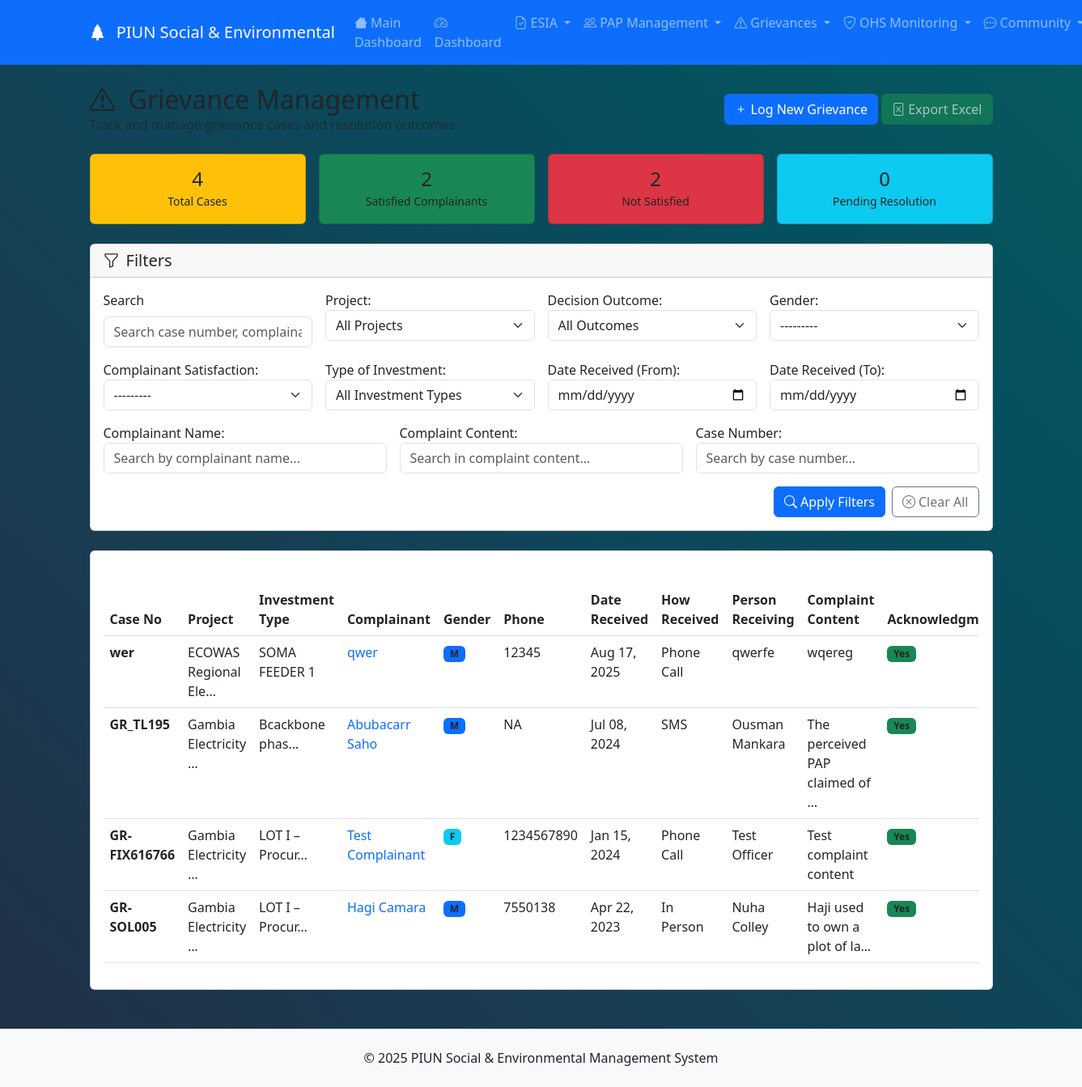
The page /social_and_env/grievance/ (signed in) on the database as committed earlier.
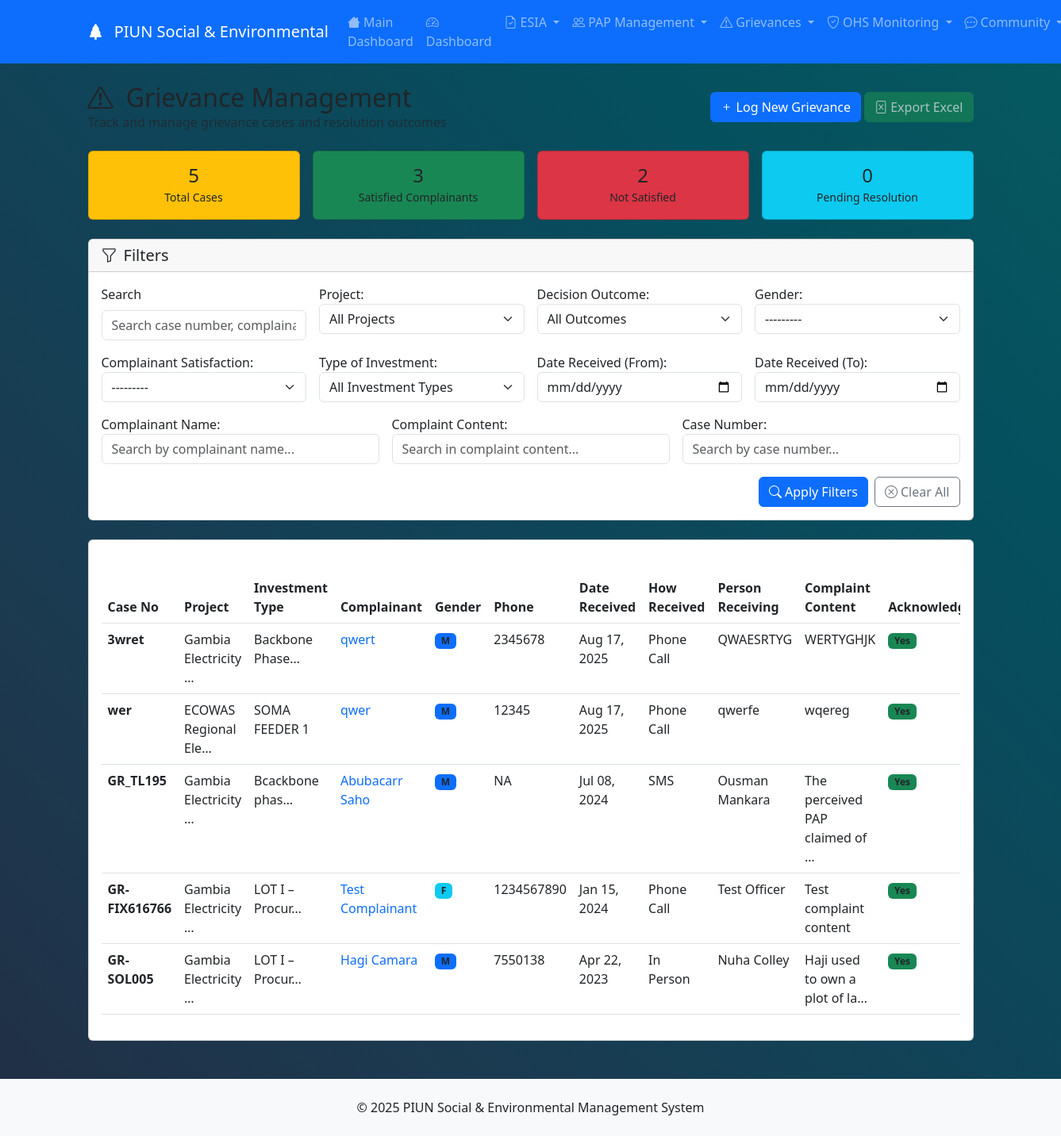
The same page on the database as committed later.
### PIU_Financial_mgt/models.py (models this page shows, shortened)
class Project(models.Model):
    projectID = models.CharField(max_length = 15, primary_key = True)
    project = models.CharField(max_length = 200, unique=True)
    currency = models.ForeignKey(Currency, on_delete=models.CASCADE, null=True)
    funding = models.DecimalField(max_digits=12, decimal_places = 2)
    donors =models.ManyToManyField(Donor)
    contributors =models.ManyToManyField(Contributors)
    effectiveness_Date = models.DateField(null=True, blank=True)
    closure_Date = models.DateField(null=True, blank=True)
    last_date_of_Disbursement = models.DateField(null=True, blank=True)
    date = models.DateTimeField(auto_now_add=True)
    loginUser = models.ForeignKey(
        settings.AUTH_USER_MODEL,
        on_delete=models.CASCADE
    )
    class Meta:
        verbose_name = ("Project")
        verbose_name_plural= ("Project")
    def __str__(self):
        return str(self.project)

class KPI_For_Contract(models.Model):
    project = models.ForeignKey('Project', on_delete=models.CASCADE, verbose_name='project')
    type_of_investment = models.TextField()
    Kpi_description = models.TextField()
    monitoring_Type_Code = models.CharField(max_length=15, primary_key=True)
    monitoring_type = models.ForeignKey(Type_of_Monitoring, on_delete=models.CASCADE)
    date = models.DateTimeField(auto_now_add=True)
    loginUser = models.ForeignKey(
        settings.AUTH_USER_MODEL,
        on_delete=models.CASCADE,
    )
    class Meta:
        verbose_name = ("KPIs")
        verbose_name_plural= ("KPIs")
        db_table = 'PIU_Financial_mgt_kpi_for_contract'
    def __str__(self):
        return str(self.type_of_investment)

### social_and_env/models.py (models this page shows, shortened)
class GrievianceMonitoringLog(models.Model):
    YesOrNo = [
        ("Y", "Yes"),
        ("N", "No")
    ]
    Communication_method = [
        ("Call", "Phone Call"),
        ("Email", "Email"),
        ("Letter", "Letter"),
        ("In Person", "In Person"),
        ("SMS", "SMS"),
        ("WhatsApp", "WhatsApp"),
    ]
    project = models.ForeignKey(
        Project,
        on_delete=models.CASCADE,
        db_index=True
    )
    type_of_investment = models.ForeignKey(
        KPI_For_Contract,
        on_delete=models.CASCADE,
        db_index=True
    )
    case_no = models.CharField(primary_key=True, max_length=15)
    sex = models.CharField(
        max_length=1,
        choices=GENDER,
        null=True,
        blank=True,
        db_index=True
    )
    date_claim_recieved = models.DateField(db_index=True)
    name_of_person_receiving_complaint = models.CharField(max_length=150)
    how_complaint_was_received = models.CharField(
        max_length=20,
        choices=Communication_method,
        db_index=True
    )
    name_of_complainant = models.CharField(max_length=150)
    tell_no = models.CharField(max_length=20, help_text="Phone number")
    complaint_content = models.TextField()
    was_recieved_of_complaint_ack = models.CharField(
        max_length=1,
        choices=YesOrNo,
        db_index=True,
        verbose_name="Complaint acknowledgment received"
    )
    expected_decision_date = models.DateField(db_index=True)
    decision_outcome = models.ForeignKey(
        DecisionOutcome,
        on_delete=models.CASCADE,
        db_index=True
    )
    was_decison_communicated_to_complainant = models.CharField(
        max_length=1,
        choices=YesOrNo,
        db_index=True,
        verbose_name="Decision communicated to complainant"
    )
    communication_method = models.CharField(
        max_length=20,
        choices=Communication_method,
        db_index=True
    )
    was_complainant_satisfied_with_decision = models.CharField(
        max_length=1,
        choices=YesOrNo,
        db_index=True,
        verbose_name="Complainant satisfied with decision"
    )
    brief_note_for_NO_answer = models.TextField(
        blank=True,
        verbose_name="Explanation if not satisfied"
    )
    any_follow_up_action = models.TextField(
        verbose_name='Follow-up Actions',
        blank=True
    )
    date_created = models.DateTimeField(auto_now_add=True, db_index=True)
    loginUser = models.ForeignKey(
        settings.AUTH_USER_MODEL,
        on_delete=models.CASCADE,
        db_index=True
    )
    class Meta:
        verbose_name = "Grievance Case"
        verbose_name_plural = "Grievance Cases"
        ordering = ['-date_claim_recieved', '-date_created']
        indexes = [
            models.Index(fields=['project', 'type_of_investment']),
            models.Index(fields=['decision_outcome', 'communication_method']),
            models.Index(fields=['sex', 'how_complaint_was_received']),
            models.Index(fields=['date_claim_recieved', 'expected_decision_date']),
            models.Index(fields=['was_complainant_satisfied_with_decision']),
        ]
    @property
    def days_to_resolution(self):
        from django.utils import timezone
        if self.expected_decision_date:
            delta = self.expected_decision_date - self.date_claim_recieved
            return delta.days
        return None

### social_and_env/views.py (the view, shortened to what this page needs)
# urls.py: path('grievance/', views.grievance_list, name='grievance_list'),
@login_required
def grievance_list(request):
    from django.core.paginator import Paginator
    try:
        grievance_filter = GrievianceMonitoringLogFilter(request.GET,
            queryset=GrievianceMonitoringLog.objects.select_related(
                'project', 'type_of_investment', 'decision_outcome', 'loginUser'
            ).order_by('-date_claim_recieved'))
        grievances = grievance_filter.qs
        search_query = request.GET.get('search', '')
        page_size = request.GET.get('page_size', 15)
        try:
            page_size = int(page_size)
            if page_size not in [10, 15, 25, 50, 100]:
                page_size = 15
        except (ValueError, TypeError):
            page_size = 15
        paginator = Paginator(grievances, page_size)
        page_number = request.GET.get('page')
        page_obj = paginator.get_page(page_number)
        total_cases = grievances.count()
        satisfied = grievances.filter(was_complainant_satisfied_with_decision='Y').count()
        not_satisfied = grievances.filter(was_complainant_satisfied_with_decision='N').count()
        pending = grievances.filter(was_complainant_satisfied_with_decision__isnull=True).count()
        stats = {
            'total_cases': total_cases,
            'satisfied': satisfied,
            'not_satisfied': not_satisfied,
            'pending': pending,
            'male_complainants': grievances.filter(sex='M').count(),
            'female_complainants': grievances.filter(sex='F').count(),
        }
        context = {
            'page_obj': page_obj,
            'filter': grievance_filter,
            'stats': stats,
            'search_query': search_query,
            'is_filtered': bool(request.GET),
            'title': 'Grievance Management'
        }
        return render(request, 'social_and_env/grievance/grievance_list.html', context)
    except Exception as e:
        messages.error(request, f'Error loading grievances: {str(e)}')
        return render(request, 'social_and_env/grievance/grievance_list.html', {
            'page_obj': None,
            'filter': None,
            'stats': {},
            'search_query': '',
            'is_filtered': False,
            'title': 'Grievance Management'
        })

### templates/social_and_env/grievance/grievance_list.html (shortened to what this page needs)
{% extends 'social_and_env/base.html' %}
{% load widget_tweaks %}
{% load static %}
{% block social_env_content %}
<div class="d-flex justify-content-between align-items-center mb-4">
    <div>
        <h1 class="h2 mb-0">
            <i class="bi bi-exclamation-triangle me-2"></i>
            Grievance Management
        </h1>
        <p class="text-muted mb-0">Track and manage grievance cases and resolution outcomes</p>
    </div>
    <div>
        <a href="{% url 'grievance_add' %}" class="btn btn-primary">
            <i class="bi bi-plus me-1"></i>Log New Grievance
        </a>
        <button type="button" class="btn btn-success" disabled>
            <i class="bi bi-file-excel me-1"></i>Export Excel
        </button>
    </div>
</div>
{% if stats %}
<div class="row g-3 mb-4">
    <div class="col-md-3">
        <div class="card bg-warning text-dark">
            <div class="card-body text-center">
                <h4 class="mb-0">{{ stats.total_cases }}</h4>
                <small>Total Cases</small>
            </div>
        </div>
    </div>
    <div class="col-md-3">
        <div class="card bg-success text-white">
            <div class="card-body text-center">
                <h4 class="mb-0">{{ stats.satisfied }}</h4>
                <small>Satisfied Complainants</small>
            </div>
        </div>
    </div>
    <div class="col-md-3">
        <div class="card bg-danger text-white">
            <div class="card-body text-center">
                <h4 class="mb-0">{{ stats.not_satisfied }}</h4>
                <small>Not Satisfied</small>
            </div>
        </div>
    </div>
    <div class="col-md-3">
        <div class="card bg-info text-white">
            <div class="card-body text-center">
                <h4 class="mb-0">{{ stats.pending }}</h4>
                <small>Pending Resolution</small>
            </div>
        </div>
    </div>
</div>
{% endif %}
<div class="card mb-4">
    <div class="card-header">
        <h5 class="mb-0">
            <i class="bi bi-funnel me-2"></i>Filters
        </h5>
    </div>
    <div class="card-body">
        <form method="get" class="row g-3">
            <div class="col-md-3">
                <label class="form-label">Search</label>
                <input type="text" name="search" class="form-control" value="{{ search_query }}"
                       placeholder="Search case number, complainant, content...">
            </div>
            <div class="col-md-3">
                {{ filter.form.project.label_tag }}
                {{ filter.form.project }}
            </div>
            <div class="col-md-3">
                {{ filter.form.decision_outcome.label_tag }}
                {{ filter.form.decision_outcome }}
            </div>
            <div class="col-md-3">
                {{ filter.form.sex.label_tag }}
                {{ filter.form.sex }}
            </div>
            <div class="col-md-3">
                {{ filter.form.was_complainant_satisfied_with_decision.label_tag }}
                {{ filter.form.was_complainant_satisfied_with_decision }}
            </div>
            <div class="col-md-3">
                {{ filter.form.type_of_investment.label_tag }}
                {{ filter.form.type_of_investment }}
            </div>
            <div class="col-md-3">
                {{ filter.form.date_claim_recieved_after.label_tag }}
                {{ filter.form.date_claim_recieved_after }}
            </div>
            <div class="col-md-3">
                {{ filter.form.date_claim_recieved_before.label_tag }}
                {{ filter.form.date_claim_recieved_before }}
            </div>
            <div class="col-md-4">
                {{ filter.form.name_of_complainant.label_tag }}
                {{ filter.form.name_of_complainant }}
            </div>
            <div class="col-md-4">
                {{ filter.form.complaint_content.label_tag }}
                {{ filter.form.complaint_content }}
            </div>
            <div class="col-md-4">
                {{ filter.form.case_no.label_tag }}
                {{ filter.form.case_no }}
            </div>
            <div class="col-12 d-flex justify-content-end">
                <button type="submit" class="btn btn-primary me-2">
                    <i class="bi bi-search me-1"></i>Apply Filters
                </button>
                <a href="{% url 'grievance_list' %}" class="btn btn-outline-secondary">
                    <i class="bi bi-x-circle me-1"></i>Clear All
                </a>
            </div>
        </form>
    </div>
</div>
<div class="card">
    <div class="card-body">
        {% if page_obj %}
            <div class="table-responsive issues-actions-table">
                <table class="table table-hover grievance-table">
                    <thead class="table-primary-header">
                        <tr>
                            <th>Case No</th>
                            <th>Project</th>
                            <th>Investment Type</th>
                            <th>Complainant</th>
                            <th>Gender</th>
                            <th>Phone</th>
                            <th>Date Received</th>
                            <th>How Received</th>
                            <th>Person Receiving</th>
                            <th>Complaint Content</th>
                            <th>Acknowledgment</th>
                        </tr>
                    </thead>
                    <tbody>
                        {% for grievance in page_obj %}
                        <tr>
                            <td><strong>{{ grievance.case_no }}</strong></td>
                            <td>{{ grievance.project.project|truncatechars:20 }}</td>
                            <td>
                                {% if grievance.type_of_investment %}
                                    {{ grievance.type_of_investment.type_of_investment|truncatechars:15 }}
                                {% else %}
                                    <span class="text-muted">-</span>
                                {% endif %}
                            </td>
                            <td>
                                <a href="{% url 'grievance_detail' grievance.pk %}" class="text-decoration-none">
                                    {{ grievance.name_of_complainant|truncatechars:25 }}
                                </a>
                            </td>
                            <td>
                                {% if grievance.sex %}
                                    <span class="badge bg-{% if grievance.sex == 'M' %}primary{% else %}info{% endif %} badge-sm">
                                        {% if grievance.sex == 'M' %}M{% else %}F{% endif %}
                                    </span>
                                {% else %}
                                    <span class="text-muted">-</span>
                                {% endif %}
                            </td>
                            <td>{{ grievance.tell_no|default:"-" }}</td>
                            <td>{{ grievance.date_claim_recieved|date:"M d, Y" }}</td>
                            <td>{{ grievance.get_how_complaint_was_received_display|truncatechars:10 }}</td>
                            <td>{{ grievance.name_of_person_receiving_complaint|truncatechars:15 }}</td>
                            <td>
                                <span title="{{ grievance.complaint_content }}">
                                    {{ grievance.complaint_content|truncatechars:30 }}
                                </span>
                            </td>
                            <td>
                                <span class="badge bg-{% if grievance.was_recieved_of_complaint_ack == 'Y' %}success{% else %}secondary{% endif %} badge-sm">
                                    {% if grievance.was_recieved_of_complaint_ack == 'Y' %}Yes{% else %}No{% endif %}
                                </span>
                            </td>
                        </tr>
                        {% endfor %}
                    </tbody>
                </table>
            </div>
        {% endif %}
    </div>
</div>
{% endblock %}

Rows that differ between the two databases and show on the page:
added GrievianceMonitoringLog: case_no "3wret", project.project "Gambia Electricity …", type_of_investment.type_of_investment "Backbone Phase…", name_of_complainant "qwert", sex "M", tell_no "2345678", date_claim_recieved "Aug 17, 2025", how_complaint_was_received "Phone Call", name_of_person_receiving_complaint "QWAESRTYG", complaint_content "WERTYGHJK", was_recieved_of_complaint_ack "Yes"
Other text that changed with them:
{{ stats.total_cases }}: "4" → "5"
{{ stats.satisfied }}: "2" → "3"
